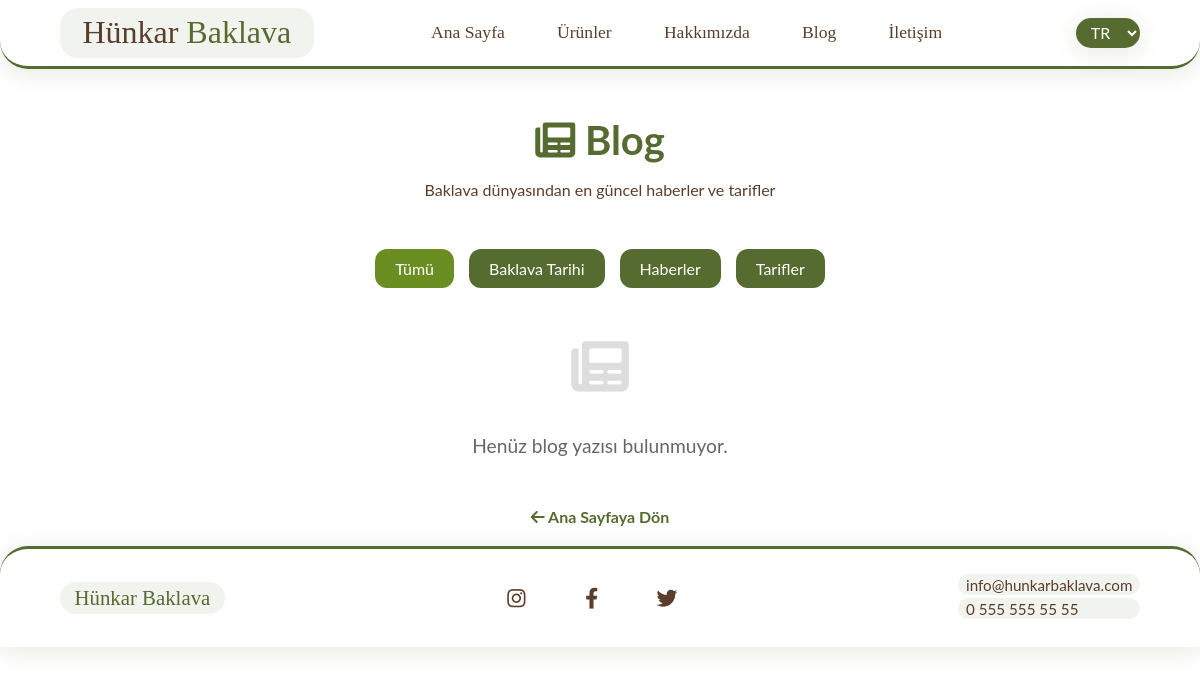
/blog_dynamic.php, run on the app's committed database.
### tables this page shows
CREATE TABLE blog_categories (
    id INT AUTO_INCREMENT PRIMARY KEY,
    name_tr VARCHAR(100) NOT NULL,
    name_en VARCHAR(100) NOT NULL,
    slug VARCHAR(100) UNIQUE NOT NULL,
    is_active BOOLEAN DEFAULT TRUE,
    created_at TIMESTAMP DEFAULT CURRENT_TIMESTAMP
);

### blog_dynamic.php (the view, shortened to what this page needs)
<?php
require_once 'admin/config/database.php';
$stmt = $pdo->query("SELECT bp.*, bc.name_tr as category_name FROM blog_posts bp LEFT JOIN blog_categories bc ON bp.category_id = bc.id WHERE bp.status = 'published' ORDER BY bp.published_at DESC");
$posts = $stmt->fetchAll();
$stmt = $pdo->query("SELECT * FROM blog_categories WHERE is_active = 1 ORDER BY name_tr");
$categories = $stmt->fetchAll();
?>
<!DOCTYPE html>
<html lang="tr">
<head>
    <link rel="stylesheet" href="assets/css/style.css">
    <link rel="stylesheet" href="https://cdnjs.cloudflare.com/ajax/libs/font-awesome/6.0.0/css/all.min.css">
</head>
<body>
    <header class="site-header">
        <div class="container header-flex">
            <a href="index_dynamic.php" class="logo"><span>Hünkar</span> Baklava</a>
            <nav class="main-nav">
                <ul>
                                         <li><a href="index_dynamic.php" data-key="home">Ana Sayfa</a></li>
                    <li><a href="urunler_dynamic.php" data-key="products">Ürünler</a></li>
                                         <li><a href="hakkimizda_dynamic.php" data-key="about">Hakkımızda</a></li>
                    <li><a href="blog_dynamic.php" data-key="blog">Blog</a></li>
                                         <li><a href="iletisim_dynamic.php" data-key="contact">İletişim</a></li>
                </ul>
            </nav>
            <select id="lang-switcher">
                <option value="tr">TR</option>
            </select>
        </div>
    </header>
    <div class="blog-container">
        <div class="blog-header">
            <h1><i class="fas fa-newspaper"></i> Blog</h1>
            <p>Baklava dünyasından en güncel haberler ve tarifler</p>
        </div>
        <div class="blog-categories">
            <a href="blog_dynamic.php" class="category-btn active">Tümü</a>
            <?php foreach ($categories as $category): ?>
                <a href="blog_dynamic.php?category=<?php echo $category['id']; ?>" class="category-btn">
                    <?php echo htmlspecialchars($category['name_tr']); ?>
                </a>
            <?php endforeach; ?>
        </div>
        <?php if (empty($posts)): ?>
            <div class="no-posts">
                <i class="fas fa-newspaper" style="font-size: 3em; color: #ddd; margin-bottom: 20px;"></i>
                <p>Henüz blog yazısı bulunmuyor.</p>
            </div>
        <?php endif; ?>
        <div class="back-link">
            <a href="index.html"><i class="fas fa-arrow-left"></i> Ana Sayfaya Dön</a>
        </div>
    </div>
    <footer class="site-footer">
        <div class="container footer-flex">
            <div class="footer-logo">Hünkar Baklava</div>
            <div class="footer-links">
                <a href="#" class="instagram" title="Instagram"></a>
                <a href="#" class="facebook" title="Facebook"></a>
                <a href="#" class="twitter" title="X (Twitter)"></a>
            </div>
            <div class="footer-contact">
                <span>info@hunkarbaklava.com</span>
                <span>0 555 555 55 55</span>
            </div>
        </div>
    </footer>
</body>
</html>

### assets/css/style.css (style rules this page uses)
:root { --gold: #FFD700; --brown: #8B5E3C; --dark-brown: #5A3E2B; --cream: #FFFFFF; --wheat: #F8F9FA; --white: #FFFFFF; --pistachio-green: #556B2F; --light-green: #6B8E23; --font-title: 'Playfair Display', serif; --font-subtitle: 'Merriweather', serif; --font-body: 'Lato', sans-serif; --radius-lg: 28px; --radius-md: 18px; --radius-sm: 12px; --shadow-soft: 0 4px 24px rgba(85,107,47,0.15); --shadow-hover: 0 8px 32px rgba(85,107,47,0.25); }
body { background: var(--white); color: var(--dark-brown); font-family: var(--font-body); margin: 0; padding: 0; }
.container { width: 90%; max-width: 1200px; margin: 0 auto; }
.site-header { background: var(--white); color: var(--dark-brown); padding: 0.5rem 0; border-radius: 0 0 var(--radius-lg) var(--radius-lg); box-shadow: var(--shadow-soft); transition: box-shadow 0.3s; border-bottom: 3px solid var(--pistachio-green); }
.header-flex { display: flex; align-items: center; justify-content: space-between; }
.logo { font-family: var(--font-title); font-size: 2rem; color: var(--pistachio-green); text-decoration: none; border-radius: var(--radius-md); padding: 0.2em 0.7em; background: rgba(85,107,47,0.08); transition: background 0.3s; }
.logo span { color: var(--dark-brown); }
.main-nav ul { list-style: none; display: flex; gap: 1.5rem; margin: 0; padding: 0; }
.main-nav a { color: var(--dark-brown); font-family: var(--font-title); font-size: 1.1rem; text-decoration: none; border-radius: var(--radius-sm); padding: 0.3em 0.8em; transition: color 0.2s, background 0.3s; }
#lang-switcher { background: var(--pistachio-green); color: var(--white); border: none; border-radius: var(--radius-md); padding: 0.3rem 0.7rem; font-family: var(--font-body); font-size: 1rem; margin-left: 1rem; cursor: pointer; box-shadow: var(--shadow-soft); transition: box-shadow 0.3s; }
.site-footer { background: var(--white); color: var(--dark-brown); padding: 1.2rem 0; border-radius: var(--radius-lg) var(--radius-lg) 0 0; box-shadow: var(--shadow-soft); transition: box-shadow 0.3s; border-top: 3px solid var(--pistachio-green); }
.footer-flex { display: flex; align-items: center; justify-content: space-between; flex-wrap: wrap; gap: 1.5rem; }
.footer-logo { font-family: var(--font-title); font-size: 1.3rem; color: var(--pistachio-green); border-radius: var(--radius-md); padding: 0.2em 0.7em; background: rgba(85,107,47,0.08); }
.footer-links { display: flex; gap: 1rem; align-items: center; }
.footer-links a { color: var(--dark-brown); text-decoration: none; font-family: var(--font-body); border-radius: var(--radius-sm); padding: 0.5em; transition: color 0.2s, background 0.3s; display: flex; align-items: center; justify-content: center; width: 40px; height: 40px; font-size: 1.2rem; }
.footer-links a.instagram::before { content: "\f16d"; font-family: "Font Awesome 6 Brands"; font-size: 1.3rem; }
.footer-links a.facebook::before { content: "\f39e"; font-family: "Font Awesome 6 Brands"; font-size: 1.3rem; }
.footer-links a.twitter::before { content: "\f099"; font-family: "Font Awesome 6 Brands"; font-size: 1.3rem; }
.footer-contact span { display: block; font-size: 0.95rem; border-radius: var(--radius-sm); padding: 0.1em 0.5em; background: rgba(85,107,47,0.08); margin-bottom: 0.2em; }

### blog_dynamic.php (style rules this page uses)
.blog-container { max-width: 1200px; margin: 0 auto; padding: 20px; }
.blog-header { text-align: center; margin-bottom: 50px; }
.blog-header h1 { color: var(--pistachio-green); font-size: 2.5em; margin-bottom: 10px; }
.blog-categories { display: flex; justify-content: center; gap: 15px; margin-bottom: 40px; flex-wrap: wrap; }
.category-btn { background: var(--pistachio-green); color: white; padding: 10px 20px; border-radius: var(--radius-sm); text-decoration: none; transition: background 0.3s ease; }
.category-btn.active { background: var(--light-green); }
.no-posts { text-align: center; color: #666; font-size: 1.2em; margin: 50px 0; }
.back-link { text-align: center; margin-top: 30px; }
.back-link a { color: var(--pistachio-green); text-decoration: none; font-weight: bold; }

### data on the page
blog_categories: name_tr "Baklava Tarihi"
blog_categories: name_tr "Haberler"
blog_categories: name_tr "Tarifler"
